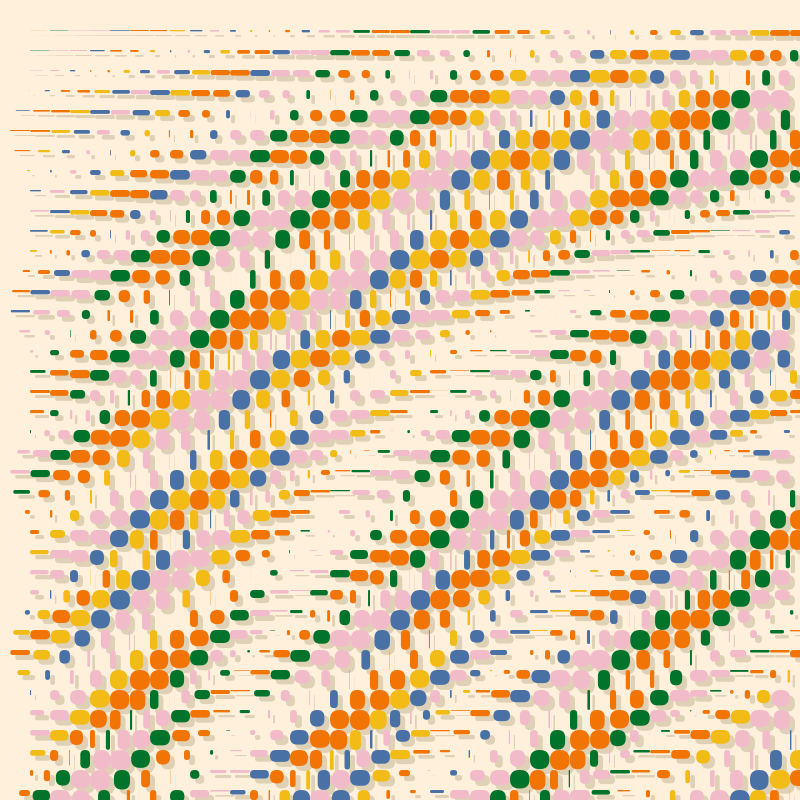
Frame 1 (no input)
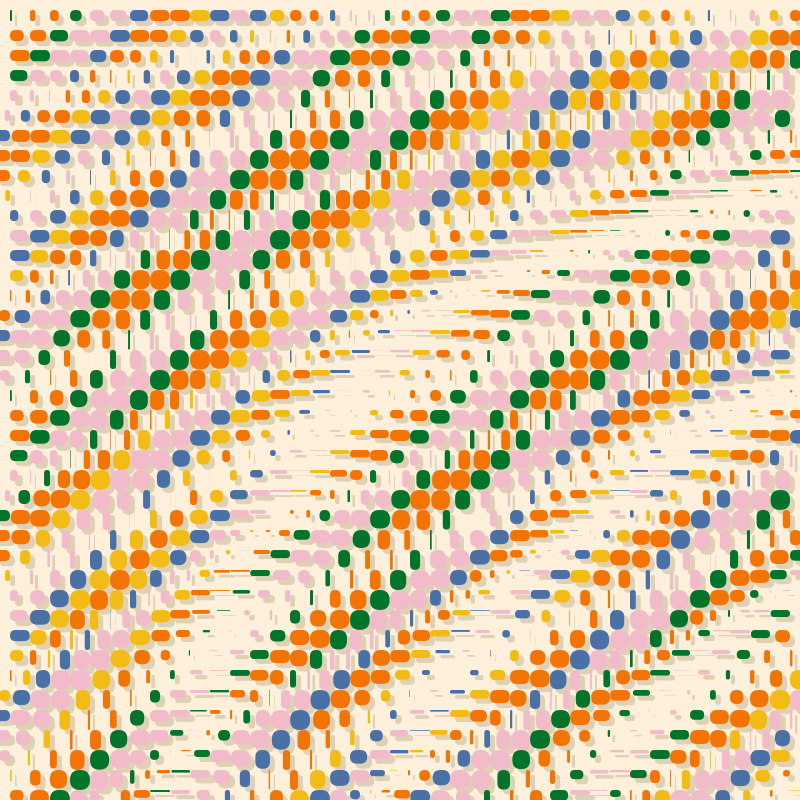
Frame 60 (the mouse pressed at the canvas centre just before this capture)
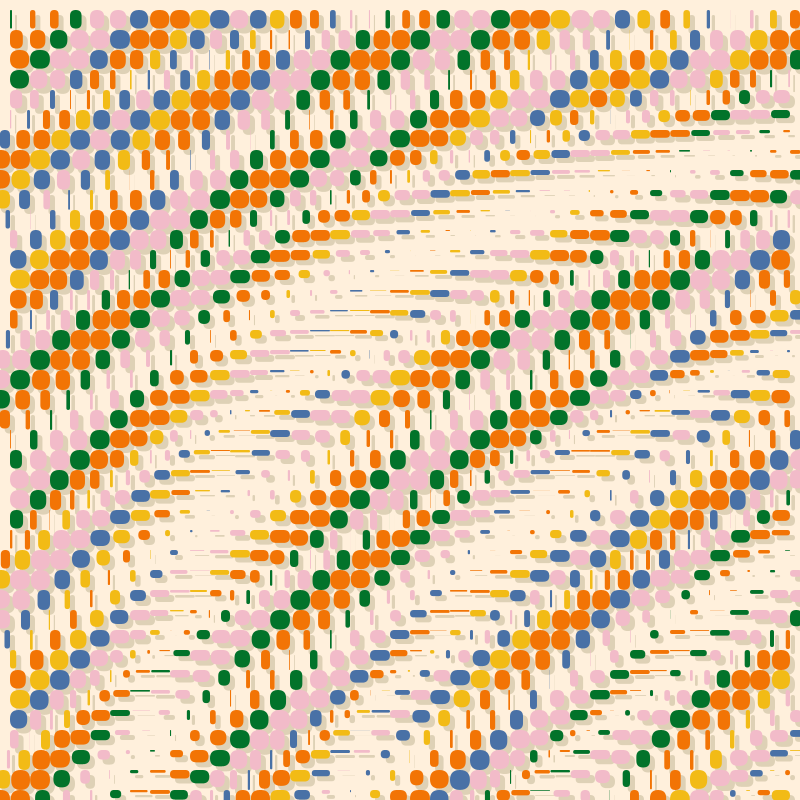
Frame 120 (the mouse held since frame 60 and released just before this capture)

The Processing sketch that drew these frames (run headless with seeded random() and noise(); from frame 60 on, the mouse is pressed at the canvas centre):

// Processing sketch: Design_Using_a_Sine_Wave
// ── Design_Using_a_Sine_Wave.pde
color[] cols = {#F2BBC9, #4971a6, #02732a, #F2BB16, #F27405};

// int count = 10;
int count = 40;// значение плотности волны
// int count = 20;
int area = count * count;
float w, h;
float xa, ya; //x Angle , y angle
float uoff, voff;

float off = 5;

// PVector pos;
PVector[] pos;
float[] sa; //start angle
color[] col;

color bg = #FFF0DC;

void setup() {
    size(800, 800);
    background(255);
    
    // rectMode(CENTER); // при условии float xoff = sin(sa[n] + xa); 
    noStroke();
    
    pos = new PVector[area];
    sa = new float[area];
    col = new color[area];
    
    // fill(0);
    
    w = width / (float)count;
    h = height / (float)count;

    uoff = 1;
    voff = 1;

    
    for (int n = 0; n < area; n++) {
        int i = n % count;
        int j = n / count;
        
        pos[n] = new PVector(i * w, j * h);
        
        // sa[n] = random(TWO_PI);
        // sa[n] = map (i, 0, count, -TWO_PI, TWO_PI); одна из версий анимации версия
        // sa[n] = map (j, 0, count, -TWO_PI, TWO_PI); // направление движения волны
        sa[n] = map(i * j, 0, area, -TWO_PI, TWO_PI); // направление движения волны
        
        float s = sin(i + j);
        // float s = sin(i + j) + cos;
        int ii = (int) map(s, -1,1,0,cols.length);
        ii = constrain(ii, 0, cols.length - 1);
        
        // col[n] = cols[(int)random(cols.length)];
        col[n] = cols[ii];
        
        
    }
    
    
    /* демо
    // for (int i = 0; i < count; i++) {
    //     // for (int j = 0; j < count; j++) {
    //     //     pos = new PVector(i * w, j * h);
    //     //     // rect(pos.x, pos.y, w, h);
    //     //     // text(i, pos.x, pos.y); //строки 
    //     //     // text(j, pos.x, pos.y); // столбцы
    //     //     textAlign(CENTER);
    //     //     text(j, pos.x, pos.y + h / 2); // столбцы
    //     // }
// }
    */
    /* статика
    for (int n = 0; n < area; n++) {
    int i = n % count;
    int j = n / count;
    
    float xoff = sin(xa);
    float yoff = sin(ya);
    
    pos = new PVector(i * w, j * h);
    // text(n + 1, pos.x + w / 2, pos.y + h / 2);
    
    rect(pos.x, pos.y, w, h);
    // circle(pos.x + w / 2, pos.y + h / 2, w);
}
    */
}

void draw() {
    
    background(bg);
    /*
    for (int n = 0; n < area; n++) {
    int i = n % count;
    int j = n / count;
    
    // float xoff = sin(xa); 
    // float yoff = sin(ya);
    *вырезается в цикл
    float xoff = abs(sin(xa)); // добавляем функцию абсолютизации   
    float yoff = abs(sin(ya)); // что бы небыло отрицательных значений
    *
    // xoff = constrain(xoff, 0.3, 0.8); ограничение смещения
    
    // pos = new PVector(i * w, j * h);
    pos[n] = new PVector(i * w, j * h);
    // text(n + 1, pos.x + w / 2, pos.y + h / 2); вырезается в цикл
    
    // rect(pos.x, pos.y, w, h);
    // circle(pos.x + w / 2, pos.y + h / 2, w);
    sa[n] = random(TWO_PI);
    col[n] = cols[(int)random(cols.length)];
    
    * fill(100); вырезается в цикл
    // rect(pos.x + off, pos.y + off, w * xoff, h * yoff);
    
    
    fill(255);
    rect(pos.x, pos.y, w * xoff, h * yoff);
    *
}
    */
    for (int n = 0; n < area; n++) {
        
        float posx = pos[n].x + w / 2;
        float posy = pos[n].y + h / 2;;
        
        xa = map(n, 0, count + uoff, 0.1, PI*uoff+voff);
        xa = map(n, 0, count + voff, 0.1, TWO_PI*voff + uoff);
        
        // float xoff = abs(sin(sa[n] + xa)); // добавляем функцию абсолютизации   
        float xoff = sin(sa[n] + xa);   
        float yoff = abs(sin(sa[n] + ya)); // что бы небыло отрицательных значений
        
        // fill(0);
        // // text(n + 1, pos.x + w / 2, pos.y + h / 2);
        // text(n + 1, posx, posy);
        
        // fill(100); 
        fill(#DED1B6); 
        // rect(pos.x + off, pos.y + off, w * xoff, h * yoff);
        // rect(posx + off, posy + off, w * xoff, h * yoff);
        rect(posx + off, posy + off, w * xoff, h * yoff, 15);
        
        // fill(255);
        fill(col[n]);
        // rect(pos.x, pos.y, w * xoff, h * yoff);
        // rect(posx, posy, w * xoff, h * yoff);
        rect(posx, posy, w * xoff, h * yoff, 15);
    }
    
    // xa += 0.05;
    xa += 0.1;
    ya += 0.01;
    uoff +=0.005;
    voff -=0.001;
}
